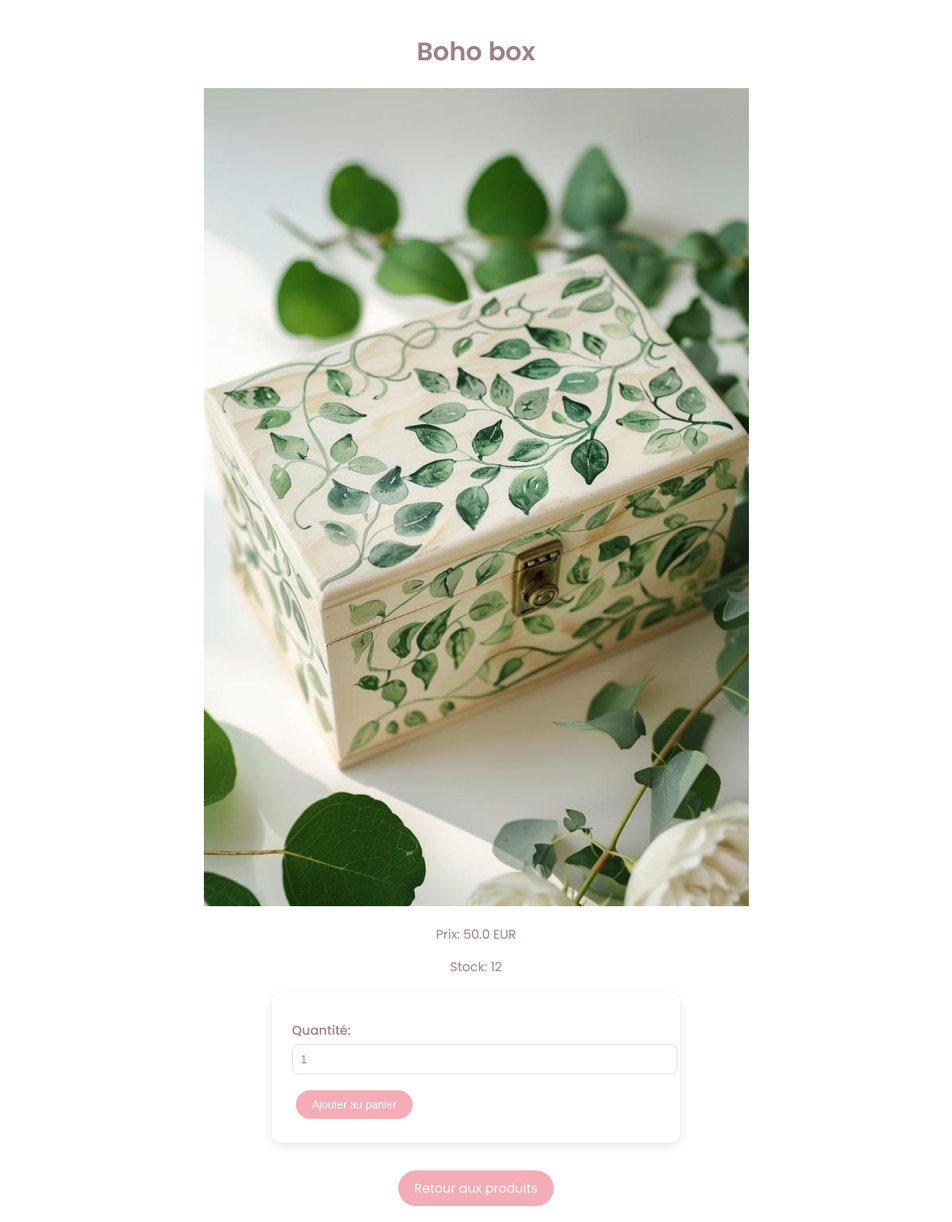
Before: /product/3 with the older database file.
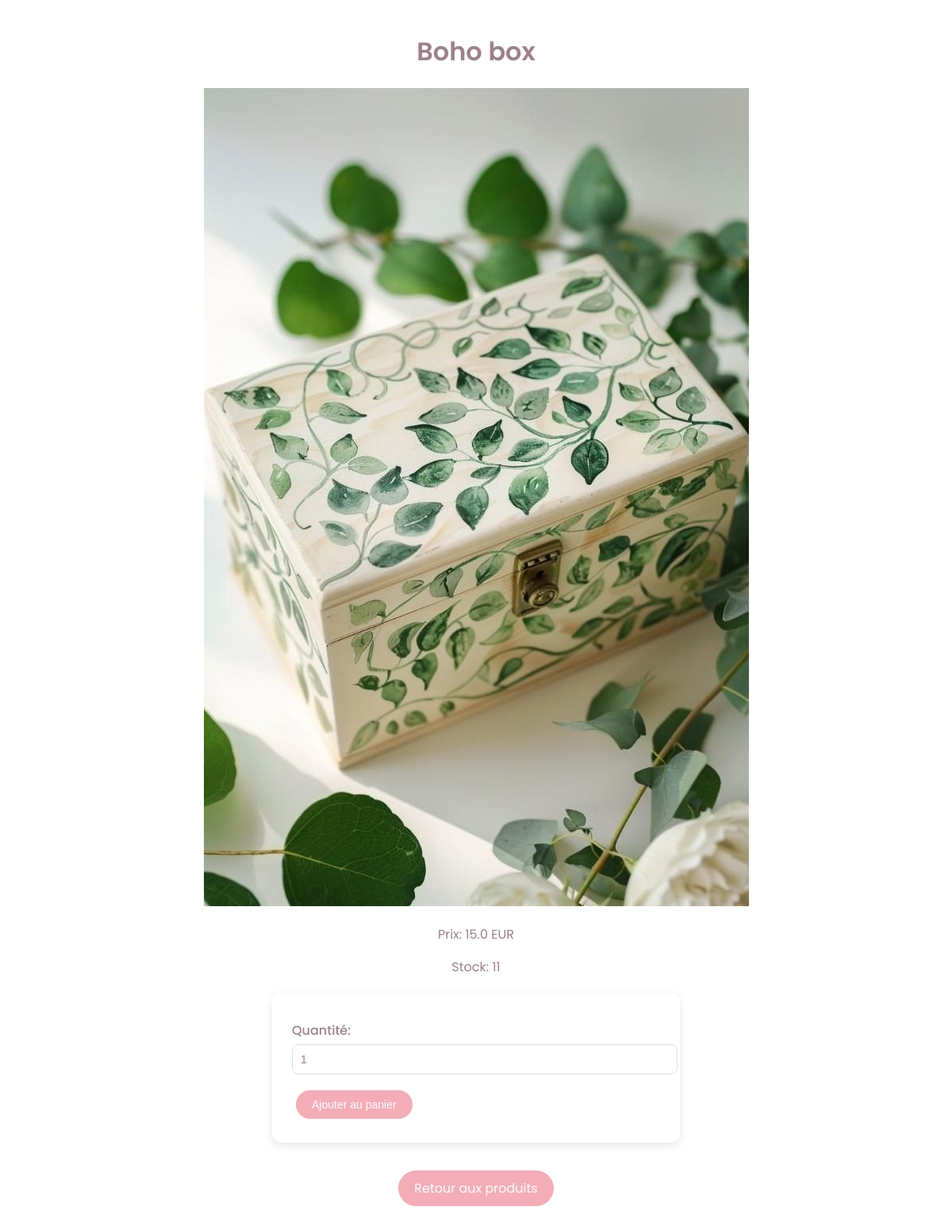
After: the same page with the newer database file.
### tables this page shows
CREATE TABLE products (
            id INTEGER PRIMARY KEY AUTOINCREMENT,
            name TEXT NOT NULL,
            price REAL NOT NULL,
            stock INTEGER NOT NULL,
            image_url TEXT
        );

### app.py (the view)
@app.route("/product/<int:product_id>")
def product_detail(product_id):
    db = get_db()
    product = db.execute(
        "SELECT * FROM products WHERE id = ?", (product_id,)
    ).fetchone()
    if not product:
        return "Produit non trouvé", 404  # Handle missing product gracefully
    return render_template("product_detail.html", product=product)

### app.py (called while the page is built)
def get_db():
    conn = sqlite3.connect("database.db")  # Ensure this is your actual DB file
    conn.row_factory = sqlite3.Row  # Enable dictionary-like access
    return conn

### templates/product_detail.html (shortened to what this page needs)
<!DOCTYPE html>
<html lang="fr">
<head>
    <link rel="stylesheet" href="{{ url_for('static', filename='styles.css') }}" />
</head>
<body>
    <h1>{{ product.name }}</h1>
    <img src="{{ url_for('static', filename= product.image_url ) }}" alt="{{ product.name }}"  class="product-image"/>
    <p>Prix: {{ product.price }} EUR</p>
    <p>Stock: {{ product.stock }}</p>
    <form onsubmit="addToCart(event)">
        <label for="quantity">Quantité:</label>
        <input type="number" id="quantity" name="quantity" min="1" max="{{ product.stock }}" value="1" required oninput="checkQuantity()">
        <button type="submit" id="add-to-cart-btn">Ajouter au panier</button>
    </form>
    <a href="{{ url_for('index_user') }}" class="back-link">Retour aux produits</a>
</body>
</html>

Changed rows visible on the page:
changed products "Boho box": price "50.0" → "15.0"; stock "12" → "11"
